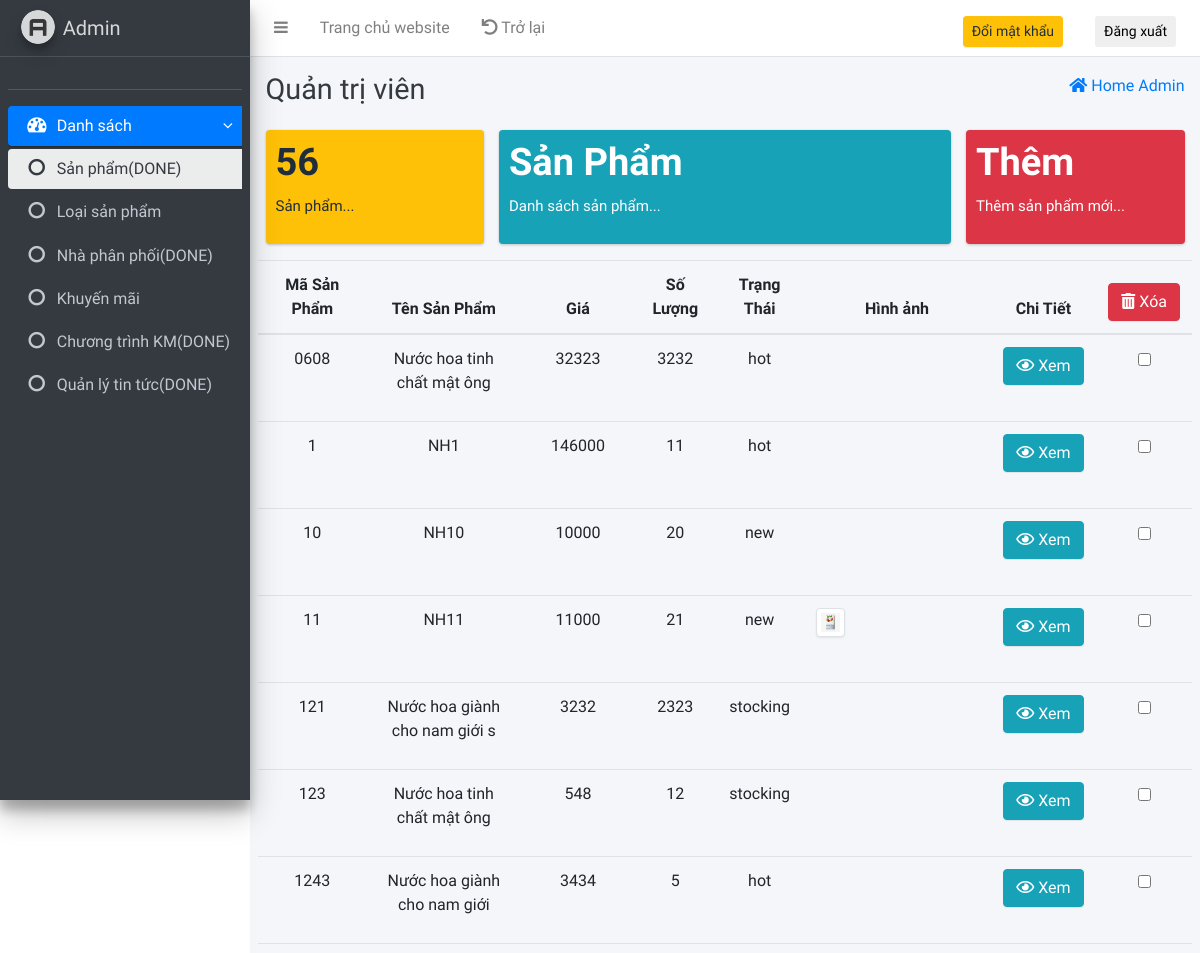
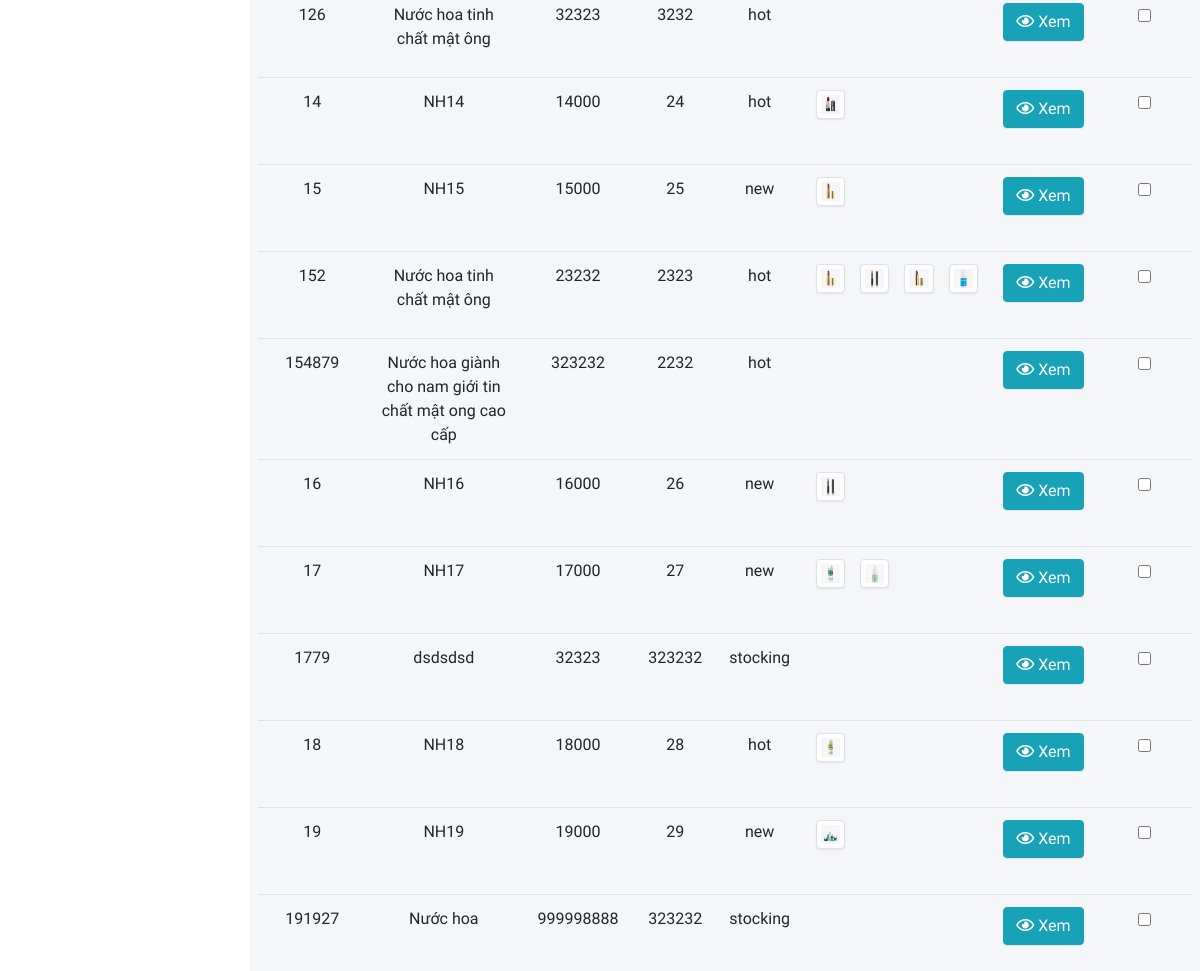
Page /nuochoa/admin/indexAdmin.php (upper part) on the earlier database version (2 pictures, top to bottom).
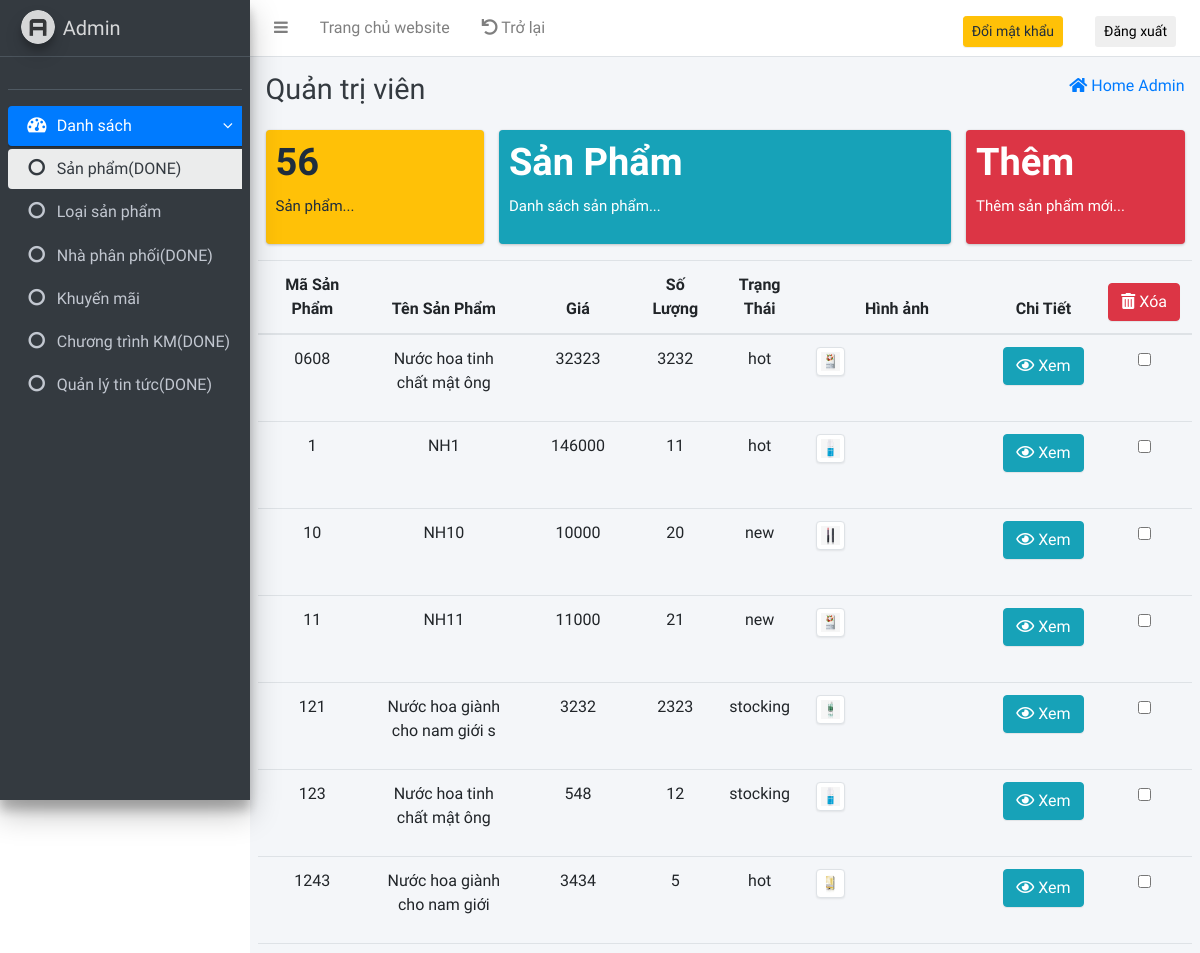
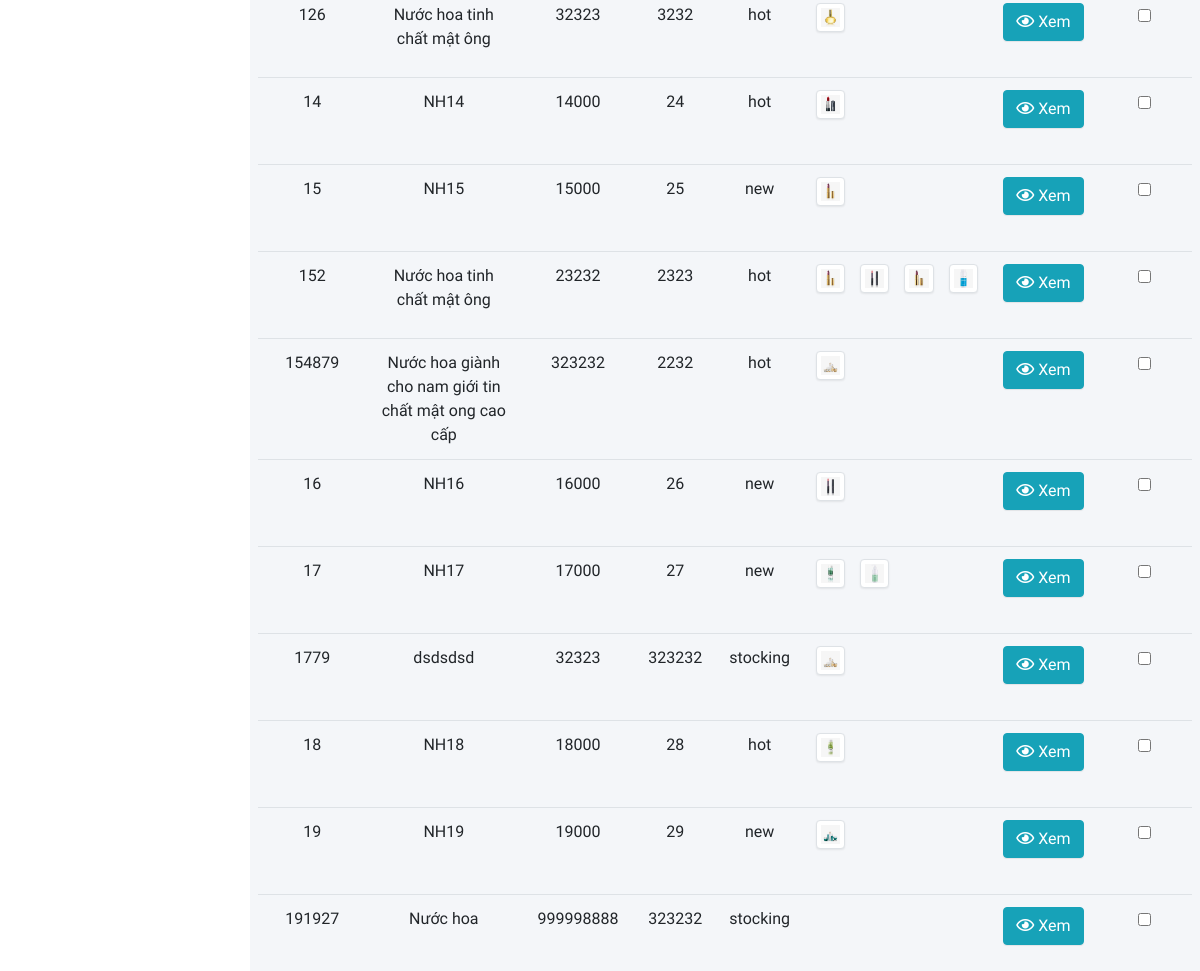
Same page on the later database version (2 pictures, top to bottom).
### tables this page shows
CREATE TABLE `sp` (
  `MaSP` varchar(25) NOT NULL,
  `Maloai` varchar(25) NOT NULL,
  `Tensp` varchar(250) NOT NULL,
  `Gia` int(11) NOT NULL,
  `Soluong` int(11) NOT NULL,
  `MaNcc` varchar(25) NOT NULL,
  `Ngaysanxuat` date NOT NULL,
  `hansudung` int(11) NOT NULL,
  `dungtich` int(11) NOT NULL,
  `MotaSP` mediumtext NOT NULL,
  `Ngaynhaphang` date NOT NULL,
  `trangthai` varchar(25) NOT NULL
);

CREATE TABLE `video` (
  `MaMulti` int(25) NOT NULL,
  `URLVideo` varchar(250) NOT NULL,
  `URLHinh` varchar(250) NOT NULL,
  `MaSP` varchar(25) NOT NULL,
  `MaTin` varchar(25) NOT NULL,
  `MaKH` varchar(25) NOT NULL,
  `update_on` date NOT NULL
);

### nuochoa/select.php (called while the page is built, shortened)
<?php
    function query_select($sql)
    {
        $table = array();
        try {
            include 'connect.php';
            $stmt = $conn->prepare($sql);
            $stmt->execute();
            $table = $stmt;
        } catch (PDOException $e) {
            echo "connection failed: " . $e->getMessage();
        }
        return $table;
    }
?>

### nuochoa/admin/Select/list-product.php (the view, shortened to what this page needs)
<div class="row">
    <div class="col-lg-3 col-6">
        <div class="small-box bg-warning">
            <div class="inner">
            <?php
                $table = query_select("SELECT * FROM sp");
                $count = $table->rowCount();
                echo '<h3>'.$count.'</h3>';
            ?>
                <p>Sản phẩm...</p>
            </div>
        </div>
    </div>
    <div class="col-lg-6 col-6">
        <div class="small-box bg-info">
            <div class="inner">
                <h3>Sản Phẩm</h3>
                <p>Danh sách sản phẩm...</p>
            </div>
        </div>
    </div>
    <div class="col-lg-3 col-6">
        <a href="indexAdmin.php?page=them_san_pham">
            <div class="small-box bg-danger">
                <div class="inner">
                    <h3>Thêm</h3>
                    <p>Thêm sản phẩm mới...</p>
                </div>
            </div>
        </a>
    </div>
</div>
<div class="row">
    <table class="table table-hover text-center">
        <thead>
            <tr>
                <th>Mã Sản Phẩm</th>
                <th>Tên Sản Phẩm</th>
                <th>Giá</th>
                <th>Số Lượng</th>
                <th>Trạng Thái</th>
                <th>Hình ảnh</th>
                <th>Chi Tiết</th>
                <th>
                    <button type="button" name="delete_all" id="delete_all" class="btn btn-danger">
                        <i class="fas fa-trash-alt"></i> Xóa
                    </button>
                </th>
            </tr>
        </thead>
        <tbody>
        <?php
            $table = query_select("SELECT * FROM sp");
            $count = $table->rowCount();
            if ($count > 0) {
                foreach ($table as $row) {
                    $masp = $row['MaSP'];
        ?>
            <tr>
                <td><?php echo $row['MaSP'] ?></td>
                <td><?php echo $row['Tensp'] ?></td>
                <td><?php echo $row['Gia'] ?></td>
                <td><?php echo $row['Soluong'] ?></td>
                <td><?php echo $row['trangthai'] ?></td>
                <td style="width:20%;">
                    <div class="row">
                        <?php
                            $table = query_select("SELECT * FROM video WHERE video.MaSP = '$masp' LIMIT 4 ");
                            $count = $table->rowCount();
                            if($count > 0)
                            {
                                foreach ($table as $row) {
                        ?>
                        <div class="col-md-3" style="margin-bottom:5px;">
                            <img class="img-thumbnail" src="./../<?php echo $row['URLHinh'] ?>" alt="">
                        </div>
                        <?php
                                }
                            }
                        ?>
                    </div>
                </td>
                <td>
                    <a id="example" href="?page=detail-product&&masp=<?php echo $row['MaSP']; ?>">
                        <button type="button" class="btn btn-info">
                            <i class="far fa-eye"></i> Xem
                        </button>
                    </a>&nbsp;
                </td>
                <td>
                    <input type="checkbox" class="delete_checkbox" value="<?php echo $masp; ?>">
                </td>
            </tr>
            <?php
                }
            }
            else
            {
                echo "<h2>Hiện tại chưa có sản phẩm...</h2>";
            }
        ?>
        </tbody>
    </table>
</div>

Differences in the rows shown:
added video: URLHinh (picture), shown under sp id 0608
added video: URLHinh (picture), shown under sp "NH1"
added video: URLHinh (picture), shown under sp "NH10"
added video: URLHinh (picture), shown under sp "Nước hoa giành cho nam giới s"
added video: URLHinh (picture), shown under sp id 123
added video: URLHinh (picture), shown under sp "Nước hoa giành cho nam giới"
added video: URLHinh (picture), shown under sp id 126
added video: URLHinh (picture), shown under sp "Nước hoa giành cho nam giới tin chất mật ong cao cấp"
added video: URLHinh (picture), shown under sp "dsdsdsd"
